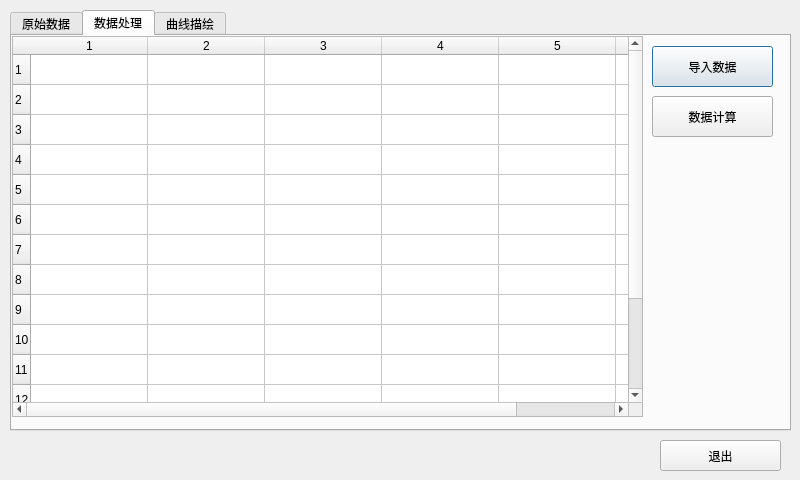
<?xml version="1.0" encoding="UTF-8"?>
<ui version="4.0">
 <class>DataDealWin</class>
 <widget class="QDialog" name="DataDealWin">
  <property name="geometry">
   <rect>
    <x>0</x>
    <y>0</y>
    <width>800</width>
    <height>480</height>
   </rect>
  </property>
  <property name="windowTitle">
   <string>Dialog</string>
  </property>
  <widget class="QTabWidget" name="tabWidget">
   <property name="geometry">
    <rect>
     <x>10</x>
     <y>10</y>
     <width>781</width>
     <height>421</height>
    </rect>
   </property>
   <property name="currentIndex">
    <number>1</number>
   </property>
   <widget class="QWidget" name="tab_3">
    <attribute name="title">
     <string>原始数据</string>
    </attribute>
    <widget class="QTableWidget" name="tableWidget_2">
     <property name="geometry">
      <rect>
       <x>0</x>
       <y>0</y>
       <width>771</width>
       <height>391</height>
      </rect>
     </property>
     <property name="rowCount">
      <number>50</number>
     </property>
     <property name="columnCount">
      <number>4</number>
     </property>
     <attribute name="horizontalHeaderDefaultSectionSize">
      <number>181</number>
     </attribute>
     <row/>
     <row/>
     <row/>
     <row/>
     <row/>
     <row/>
     <row/>
     <row/>
     <row/>
     <row/>
     <row/>
     <row/>
     <row/>
     <row/>
     <row/>
     <row/>
     <row/>
     <row/>
     <row/>
     <row/>
     <row/>
     <row/>
     <row/>
     <row/>
     <row/>
     <row/>
     <row/>
     <row/>
     <row/>
     <row/>
     <row/>
     <row/>
     <row/>
     <row/>
     <row/>
     <row/>
     <row/>
     <row/>
     <row/>
     <row/>
     <row/>
     <row/>
     <row/>
     <row/>
     <row/>
     <row/>
     <row/>
     <row/>
     <row/>
     <row/>
     <column/>
     <column/>
     <column/>
     <column/>
    </widget>
   </widget>
   <widget class="QWidget" name="tab">
    <attribute name="title">
     <string>数据处理</string>
    </attribute>
    <widget class="QTableWidget" name="tableWidget">
     <property name="geometry">
      <rect>
       <x>0</x>
       <y>0</y>
       <width>631</width>
       <height>381</height>
      </rect>
     </property>
     <property name="showGrid">
      <bool>true</bool>
     </property>
     <property name="rowCount">
      <number>15</number>
     </property>
     <property name="columnCount">
      <number>6</number>
     </property>
     <attribute name="horizontalHeaderDefaultSectionSize">
      <number>117</number>
     </attribute>
     <row/>
     <row/>
     <row/>
     <row/>
     <row/>
     <row/>
     <row/>
     <row/>
     <row/>
     <row/>
     <row/>
     <row/>
     <row/>
     <row/>
     <row/>
     <column/>
     <column/>
     <column/>
     <column/>
     <column/>
     <column/>
    </widget>
    <widget class="QPushButton" name="pushButton_2">
     <property name="geometry">
      <rect>
       <x>640</x>
       <y>10</y>
       <width>121</width>
       <height>41</height>
      </rect>
     </property>
     <property name="text">
      <string>导入数据</string>
     </property>
    </widget>
    <widget class="QPushButton" name="pushButton_3">
     <property name="geometry">
      <rect>
       <x>640</x>
       <y>60</y>
       <width>121</width>
       <height>41</height>
      </rect>
     </property>
     <property name="text">
      <string>数据计算</string>
     </property>
    </widget>
   </widget>
   <widget class="QWidget" name="tab_2">
    <attribute name="title">
     <string>曲线描绘</string>
    </attribute>
    <widget class="QLabel" name="label">
     <property name="geometry">
      <rect>
       <x>580</x>
       <y>17</y>
       <width>71</width>
       <height>20</height>
      </rect>
     </property>
     <property name="text">
      <string>X轴：</string>
     </property>
    </widget>
    <widget class="QLabel" name="label_2">
     <property name="geometry">
      <rect>
       <x>580</x>
       <y>56</y>
       <width>71</width>
       <height>21</height>
      </rect>
     </property>
     <property name="text">
      <string>Ｙ轴：</string>
     </property>
    </widget>
    <widget class="QComboBox" name="comboBox">
     <property name="geometry">
      <rect>
       <x>650</x>
       <y>10</y>
       <width>121</width>
       <height>27</height>
      </rect>
     </property>
     <item>
      <property name="text">
       <string>电表1</string>
      </property>
     </item>
     <item>
      <property name="text">
       <string>电表2</string>
      </property>
     </item>
     <item>
      <property name="text">
       <string>电表3</string>
      </property>
     </item>
     <item>
      <property name="text">
       <string>电表4</string>
      </property>
     </item>
     <item>
      <property name="text">
       <string>时间</string>
      </property>
     </item>
    </widget>
    <widget class="QComboBox" name="comboBox_2">
     <property name="geometry">
      <rect>
       <x>650</x>
       <y>50</y>
       <width>121</width>
       <height>27</height>
      </rect>
     </property>
     <item>
      <property name="text">
       <string>电表1</string>
      </property>
     </item>
     <item>
      <property name="text">
       <string>电表2</string>
      </property>
     </item>
     <item>
      <property name="text">
       <string>电表3</string>
      </property>
     </item>
     <item>
      <property name="text">
       <string>电表4</string>
      </property>
     </item>
     <item>
      <property name="text">
       <string>时间</string>
      </property>
     </item>
    </widget>
    <widget class="QComboBox" name="comboBox_3">
     <property name="geometry">
      <rect>
       <x>650</x>
       <y>90</y>
       <width>121</width>
       <height>27</height>
      </rect>
     </property>
     <item>
      <property name="text">
       <string>不绘线</string>
      </property>
     </item>
     <item>
      <property name="text">
       <string>逐个连接</string>
      </property>
     </item>
     <item>
      <property name="text">
       <string>线性拟合</string>
      </property>
     </item>
     <item>
      <property name="text">
       <string>二次拟合</string>
      </property>
     </item>
     <item>
      <property name="text">
       <string>反比拟合</string>
      </property>
     </item>
    </widget>
    <widget class="QLabel" name="label_3">
     <property name="geometry">
      <rect>
       <x>580</x>
       <y>96</y>
       <width>71</width>
       <height>21</height>
      </rect>
     </property>
     <property name="text">
      <string>拟合：</string>
     </property>
    </widget>
    <widget class="QPushButton" name="pushButton_6">
     <property name="geometry">
      <rect>
       <x>660</x>
       <y>250</y>
       <width>101</width>
       <height>31</height>
      </rect>
     </property>
     <property name="text">
      <string>作图</string>
     </property>
    </widget>
    <widget class="QPushButton" name="pushButton_8">
     <property name="geometry">
      <rect>
       <x>660</x>
       <y>290</y>
       <width>101</width>
       <height>31</height>
      </rect>
     </property>
     <property name="text">
      <string>保存</string>
     </property>
    </widget>
    <widget class="QPushButton" name="pushButton_9">
     <property name="geometry">
      <rect>
       <x>660</x>
       <y>330</y>
       <width>101</width>
       <height>31</height>
      </rect>
     </property>
     <property name="text">
      <string>清除</string>
     </property>
    </widget>
    <widget class="QLabel" name="label_4">
     <property name="geometry">
      <rect>
       <x>580</x>
       <y>136</y>
       <width>71</width>
       <height>21</height>
      </rect>
     </property>
     <property name="text">
      <string>网格：</string>
     </property>
    </widget>
    <widget class="QComboBox" name="comboBox_4">
     <property name="geometry">
      <rect>
       <x>650</x>
       <y>130</y>
       <width>121</width>
       <height>27</height>
      </rect>
     </property>
     <item>
      <property name="text">
       <string>不显示</string>
      </property>
     </item>
     <item>
      <property name="text">
       <string>显示</string>
      </property>
     </item>
    </widget>
    <widget class="QComboBox" name="comboBox_5">
     <property name="geometry">
      <rect>
       <x>650</x>
       <y>170</y>
       <width>121</width>
       <height>27</height>
      </rect>
     </property>
     <item>
      <property name="text">
       <string>不显示</string>
      </property>
     </item>
     <item>
      <property name="text">
       <string>显示</string>
      </property>
     </item>
    </widget>
    <widget class="QLabel" name="label_5">
     <property name="geometry">
      <rect>
       <x>580</x>
       <y>179</y>
       <width>71</width>
       <height>21</height>
      </rect>
     </property>
     <property name="text">
      <string>积分值：</string>
     </property>
    </widget>
   </widget>
  </widget>
  <widget class="QPushButton" name="pushButton">
   <property name="geometry">
    <rect>
     <x>660</x>
     <y>440</y>
     <width>121</width>
     <height>31</height>
    </rect>
   </property>
   <property name="text">
    <string>退出</string>
   </property>
  </widget>
 </widget>
 <resources/>
 <connections/>
</ui>
